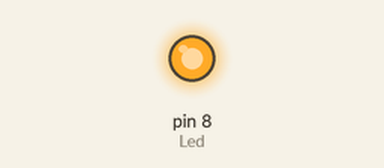
This sketch was run on a simulated Arduino Uno, built with avr-gcc and run on an emulated ATmega328P. Shown: output pins drawn as LEDs (lit = HIGH).

Above: at 1.5 s.
At 6.7 s:
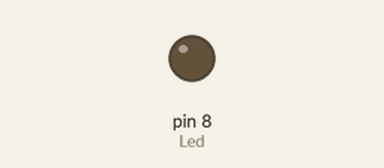
Timing chart, 0 to 8.1 s (numbered marks = the images above):
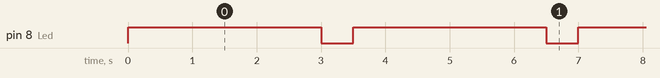

The sketch:

SketchAr040FlashLEDpin8OnOnOff.ino
```cpp
//SketchAr040FlashLEDpin8OnOnOff    (2020.10)
//The LED on the plate, connected to Arduino,
// turns on for the 3 seconds.
//The voltage of 5V between GND and the Pin8 is set these 3 seconds.
//Thereafter the LED turns off for the short time.
//For this short time no voltage is set to Pin8.

int Led = 8;
// The declaration of a integer variable 'Led'
// that contains the number of the port
// to which the voltage is applied.

int delay3000=3000,delay500=500;
// This sketch makes the LED Flash

void setup()
// The mandatory procedure 'setup()' is executed once at the programm start.
{
 pinMode(Led, OUTPUT);
 // The function 'PinMode(PortNumber,State)'
 // sets the type 'State' ('OUTPUT' or 'INPUT') to the digital port 'PortNumber'
}

void loop()
// The mandatory procedure 'loop()' is execuded cyclically after the procedure 'setup()' execution
{
 digitalWrite(Led, HIGH);  // the state 'switched on' is set 0n the digital port 'Led'
 // The command digitalWrite(PortNumber,State) is used

 // to 'switch on' or to 'switch off' the voltage on a didital port
 // The first argument('PortNumber') is the number of the digital port,
 // the second argument('State') is the state ('switched on' (HIGH) or 'switched off' (LOW)),
 // to which the digital port should be set.

 delay(delay3000);
 // The command delay(time) is used for the waiting between the actions.
 // The argument ('time') is the time (in milliseconds) of the waiting

 digitalWrite(Led, LOW);  // the state 'switched off' is set 0n the digital port 'Led'

 delay(delay500);
}
```

Measured:
- by itself, pin 8 (Led): alternates HIGH for 3.0 s and LOW for 0.50 s
